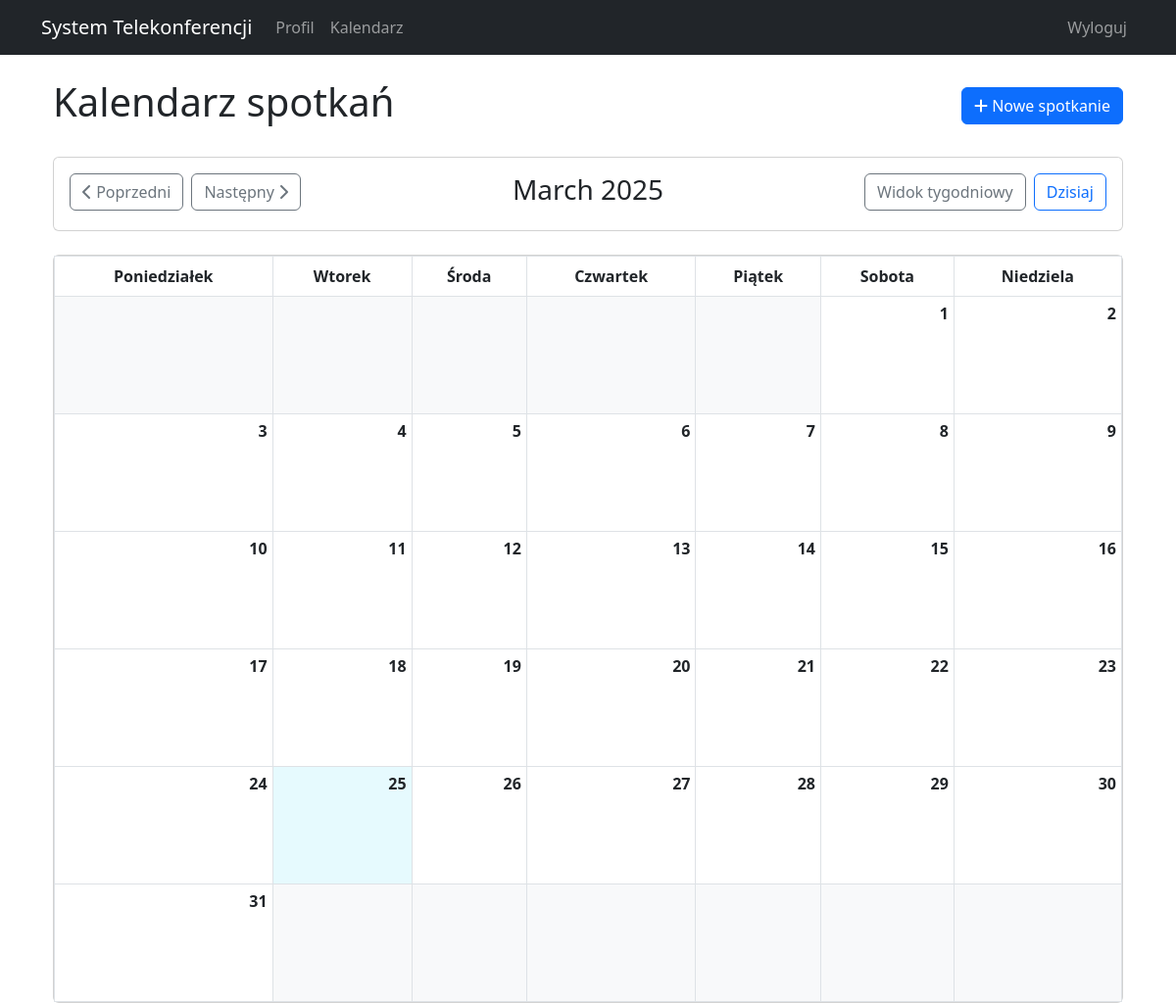
Before: /meetings/calendar/2025/3/ (signed in) with the older database file.
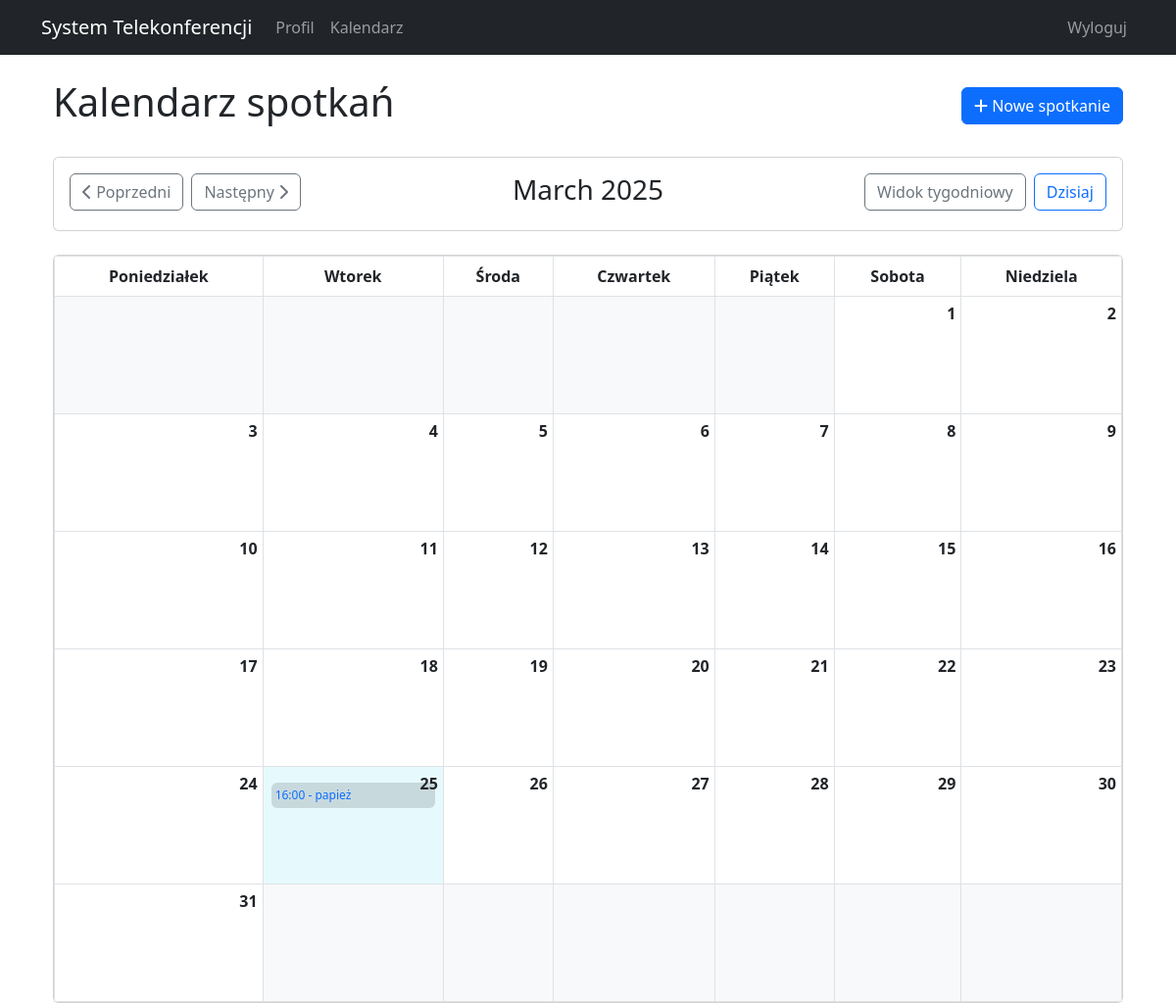
After: the same page with the newer database file.
### meetings/models.py (models this page shows, shortened)
class Meeting(models.Model):
    title = models.CharField(max_length=200, verbose_name="Tytuł")
    description = models.TextField(blank=True, null=True, verbose_name="Opis")
    start_time = models.DateTimeField(verbose_name="Czas rozpoczęcia")
    end_time = models.DateTimeField(verbose_name="Czas zakończenia")
    created_at = models.DateTimeField(auto_now_add=True, verbose_name="Data utworzenia")
    updated_at = models.DateTimeField(auto_now=True, verbose_name="Data aktualizacji")
    creator = models.ForeignKey(User, on_delete=models.CASCADE, related_name="created_meetings", verbose_name="Organizator")
    participants = models.ManyToManyField(User, through='MeetingParticipant', related_name="meetings", verbose_name="Uczestnicy")
    meeting_link = models.URLField(blank=True, null=True, verbose_name="Link do spotkania")
    room_code = models.CharField(max_length=20, blank=True, null=True, verbose_name="Kod pokoju")
    is_active = models.BooleanField(default=False, verbose_name="Aktywne")
    class Meta:
        ordering = ['start_time']
        verbose_name = "Spotkanie"
        verbose_name_plural = "Spotkania"

### meetings/views.py (the view)
# urls.py: path('calendar/<int:year>/<int:month>/', views.calendar_month_view, name='calendar_month'),
@login_required
def calendar_month_view(request, year=None, month=None):
    today = timezone.now()
    if year is None:
        year = today.year
    if month is None:
        month = today.month
    year = int(year)
    month = int(month)
    cal_month = cal.monthcalendar(year, month)
    month_name = cal.month_name[month]
    start_date = datetime(year, month, 1, tzinfo=timezone.get_current_timezone())
    if month == 12:
        end_date = datetime(year + 1, 1, 1, tzinfo=timezone.get_current_timezone())
    else:
        end_date = datetime(year, month + 1, 1, tzinfo=timezone.get_current_timezone())
    meetings = Meeting.objects.filter(
        Q(start_time__gte=start_date, start_time__lt=end_date) &
        (Q(creator=request.user) | Q(participants=request.user))
    ).distinct().order_by('start_time')
    if month == 1:
        prev_month = 12
        prev_year = year - 1
    else:
        prev_month = month - 1
        prev_year = year
    if month == 12:
        next_month = 1
        next_year = year + 1
    else:
        next_month = month + 1
        next_year = year
    context = {
        'year': year,
        'month': month,
        'month_name': month_name,
        'calendar': cal_month,
        'meetings': meetings,
        'today': today,
        'prev_month': prev_month,  # Upewnij się, że ta zmienna jest zdefiniowana
        'prev_year': prev_year,
        'next_month': next_month,
        'next_year': next_year,
    }
    return render(request, 'meetings/calendar_month.html', context)

### meetings/templates/meetings/calendar_month.html (shortened to what this page needs)
{% extends 'base.html' %}
{% block content %}
<div class="container mt-4">
    <div class="row mb-4">
        <div class="col">
            <div class="d-flex justify-content-between align-items-center">
                <h1>Kalendarz spotkań</h1>
                <div>
                    <a href="{% url 'meeting_create' %}" class="btn btn-primary">
                        <i class="fas fa-plus"></i> Nowe spotkanie
                    </a>
                </div>
            </div>
        </div>
    </div>
    <div class="card mb-4">
        <div class="card-body">
            <div class="row">
                <div class="col-md-4">
                    <div class="d-flex justify-content-start">
                        <a href="{% url 'calendar_month' year=prev_year month=prev_month %}" class="btn btn-outline-secondary me-2">
                            <i class="fas fa-chevron-left"></i> Poprzedni
                        </a>
                        <a href="{% url 'calendar_month' year=next_year month=next_month %}" class="btn btn-outline-secondary">
                            Następny <i class="fas fa-chevron-right"></i>
                        </a>
                    </div>
                </div>
                <div class="col-md-4 text-center">
                    <h3>{{ month_name }} {{ year }}</h3>
                </div>
                <div class="col-md-4">
                    <div class="d-flex justify-content-end">
                        <a href="{% url 'calendar_week' year=year week=today.isocalendar.1 %}" class="btn btn-outline-secondary me-2">
                            Widok tygodniowy
                        </a>
                        <a href="{% url 'calendar_month' year=today.year month=today.month %}" class="btn btn-outline-primary">
                            Dzisiaj
                        </a>
                    </div>
                </div>
            </div>
        </div>
    </div>
    <div class="card">
        <div class="card-body p-0">
            <table class="table table-bordered calendar-table mb-0">
                <thead>
                    <tr>
                        <th>Poniedziałek</th>
                        <th>Wtorek</th>
                        <th>Środa</th>
                        <th>Czwartek</th>
                        <th>Piątek</th>
                        <th>Sobota</th>
                        <th>Niedziela</th>
                    </tr>
                </thead>
                <tbody>
                    {% for week in calendar %}
                    <tr style="height: 120px;">
                        {% for day in week %}
                        <td class="position-relative {% if day == 0 %}bg-light{% endif %} {% if day == today.day and month == today.month and year == today.year %}bg-info bg-opacity-10{% endif %}">
                            {% if day != 0 %}
                            <div class="date-number">{{ day }}</div>
                            <div class="meetings-container mt-2">
                                {% for meeting in meetings %}
                                    {% if meeting.start_time.day == day %}
                                    <a href="{% url 'meeting_detail' pk=meeting.pk %}" class="d-block text-truncate meeting-link mb-1 px-1 py-1 rounded
                                        {% if meeting.creator == user %}bg-primary text-white{% else %}bg-secondary bg-opacity-25{% endif %}">
                                        {{ meeting.start_time|time:"H:i" }} - {{ meeting.title }}
                                    </a>
                                    {% endif %}
                                {% endfor %}
                            </div>
                            {% endif %}
                        </td>
                        {% endfor %}
                    </tr>
                    {% endfor %}
                </tbody>
            </table>
        </div>
    </div>
</div>
{% endblock %}

### templates/base.html (shortened to what this page needs)
<!DOCTYPE html>
<html lang="pl">
<head>
    <link href="https://cdn.jsdelivr.net/npm/bootstrap@5.3.0-alpha1/dist/css/bootstrap.min.css" rel="stylesheet">
    <link rel="stylesheet" href="https://cdnjs.cloudflare.com/ajax/libs/font-awesome/6.0.0/css/all.min.css">
</head>
<body>
    <nav class="navbar navbar-expand-lg navbar-dark bg-dark mb-4">
        <div class="container">
            <a class="navbar-brand" href="/meetings/">System Telekonferencji</a>
            <div class="collapse navbar-collapse" id="navbarNav">
                <ul class="navbar-nav me-auto">
                    {% if user.is_authenticated %}
                    <li class="nav-item">
                        <a class="nav-link" href="{% url 'profile' %}">Profil</a>
                    </li>
                    <li class="nav-item">
                        <a class="nav-link" href="{% url 'meetings_home' %}">Kalendarz</a>
                    </li>
                    {% endif %}
                </ul>
                <ul class="navbar-nav ms-auto">
                    {% if user.is_authenticated %}
                    <li class="nav-item">
                        <a class="nav-link" href="{% url 'logout' %}">Wyloguj</a>
                    </li>
                    {% endif %}
                </ul>
            </div>
        </div>
    </nav>
    <div class="container">
        {% block content %}{% endblock %}
    </div>
</body>
</html>

### meetings/templates/meetings/calendar_month.html (style rules this page uses)
.calendar-table th { text-align: center; }
.date-number { position: absolute; top: 5px; right: 5px; font-weight: bold; }
.meetings-container { margin-top: 20px; overflow-y: auto; max-height: 80px; font-size: 12px; }
.meeting-link { text-decoration: none; }

Changed rows visible on the page:
added Meeting: start_time "16:00", title "papież"
